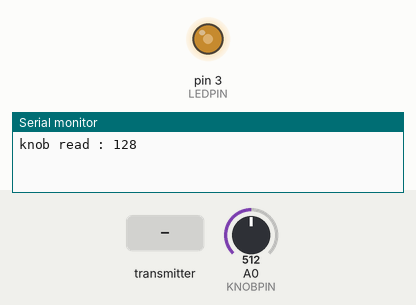
A sketch run on a simulated Arduino Uno, built with avr-gcc and run on an emulated ATmega328P. Parts: output pins drawn as LEDs (lit = HIGH), the last lines printed to the serial monitor. Inputs (shaded band) come from the test bench; at power-on: A0 (KNOBPIN) = 512. No radio packets arrive unless stated.

Above: at 1.2 s.
1.3 s: the transmitter starts sending knobIn = 256
At 1.6 s:
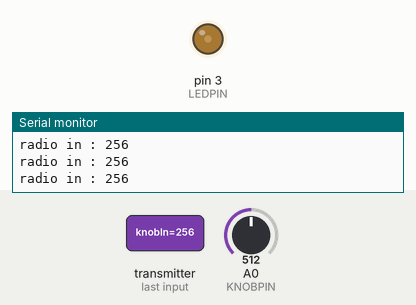
2.8 s: A0 (KNOBPIN) set to 716
At 3.9 s:
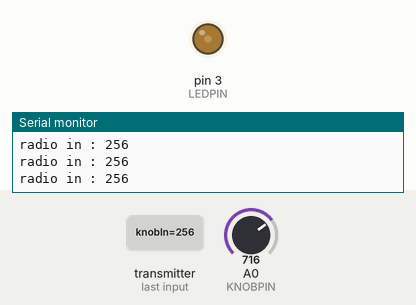
4.3 s: the transmitter starts sending knobIn = 1023
At 5.0 s:
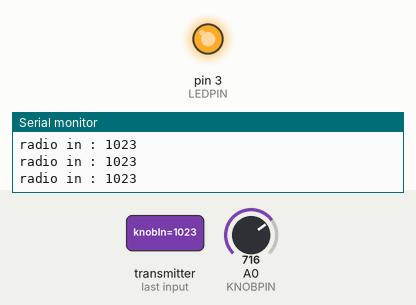
5.8 s: A0 (KNOBPIN) set to 734
At 6.2 s:
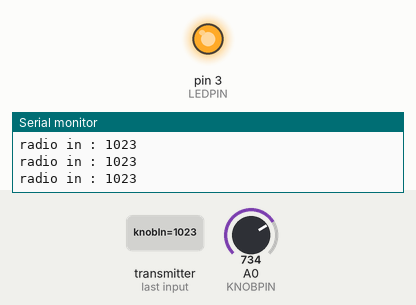
8.8 s: A0 (KNOBPIN) set to 0
At 9.1 s:
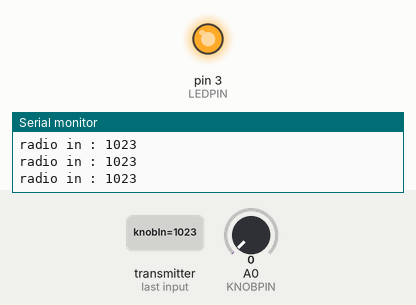
10.3 s: the transmitter starts sending knobIn = 512
At 10.8 s:
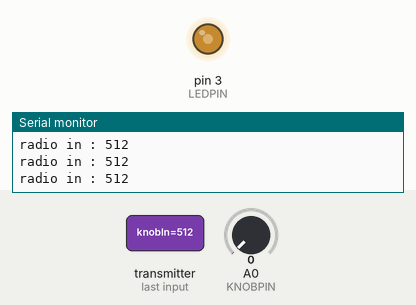
Timing chart, 0 to 12.8 s (numbered marks = the images above; inputs shaded):
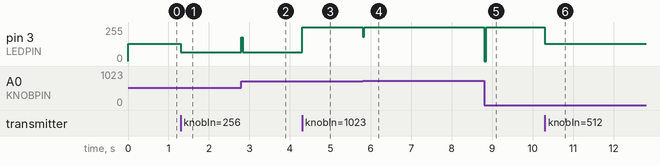

The sketch:

nRF24-test.ino
```cpp
#include <nRF24L01.h>
#include <RF24.h>
#include <SPI.h>

int CSNPIN = 9;
int CEPIN = 10;
int MOSIPIN = 11;
int MISOPIN = 12;
int SCKPIN = 13;

int KNOBPIN = 14;
int LEDPIN = 3;

RF24 radio(CSNPIN, CEPIN);

const uint64_t address2 = 0xE8E8F0F0E1LL;
const uint64_t address1 = 0xE6E6E6E6E6E6;
bool listening = false;

int knob = 0;
bool newKnob = false;

void readKnob() {
  int reading = 0;
  int knobVal = 0;
  for (int val = 0; val < 10; val++) {
    reading = reading + analogRead(KNOBPIN);
  }
  knobVal = reading / 10;
  if (knobVal > knob + 5 || knobVal < knob - 5) {
    knob = knobVal;
    newKnob = true;
    Serial.print("knob read : ");
    Serial.println(knobVal / 4);
  }
}

void setup() {
  Serial.begin(9600);
  radio.begin();
  radio.openWritingPipe(address1);
  radio.openReadingPipe(1, address2);
  radio.setPALevel(RF24_PA_MIN);

  pinMode(LEDPIN, OUTPUT);
}

void loop() {
  // delay(5);
  readKnob();
  if (!listening) {
    radio.startListening();
    listening = true;
  }

  if (radio.available()) {
    int knobIn = 0;
    radio.read(&knobIn, sizeof(knobIn));
    if (knobIn > 0) {
      Serial.print("radio in : ");
      Serial.println(knobIn);
      analogWrite(LEDPIN, knobIn / 4);
    }
  } else {
    // Serial.println("no-radio");
  }

  if (newKnob) {
    radio.stopListening();
    analogWrite(LEDPIN, knob / 4);
    radio.write(&knob, sizeof(knob));
    // delay(5);
    listening = false;
    newKnob = false;
  }
}
```

Measured:
- after the input at 1.3 s, pin 3 (LEDPIN): 128/255 → 64/255 at once
- after the input at 2.8 s, pin 3 (LEDPIN): 64/255 → 179/255 at once, → 64/255 0.03 s later
- after the input at 4.3 s, pin 3 (LEDPIN): 64/255 → 255/255 at once
- after the input at 5.8 s, pin 3 (LEDPIN): 255/255 → 183/255 at once, → 255/255 0.03 s later
- after the input at 8.8 s, pin 3 (LEDPIN): 255/255 → 0/255 at once, → 255/255 0.05 s later
- after the input at 10.3 s, pin 3 (LEDPIN): 255/255 → 128/255 at once
